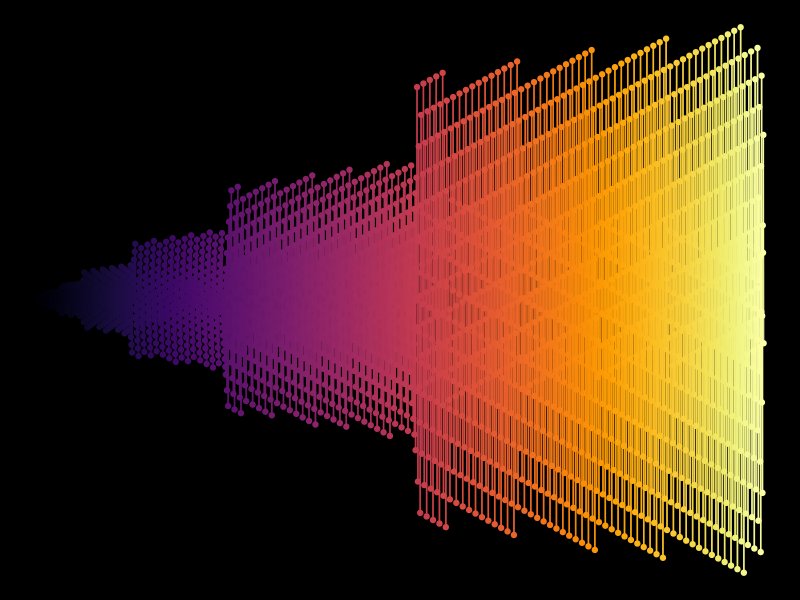
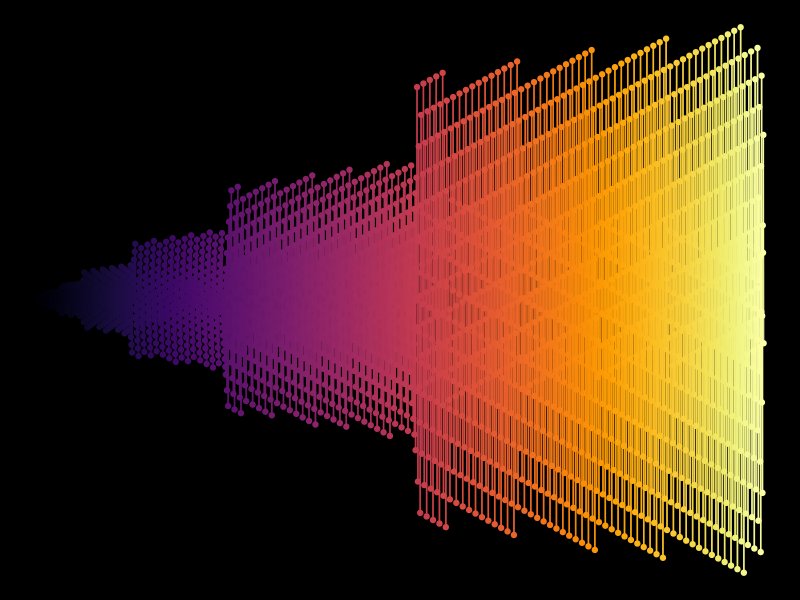

Write R code to recreate these figures, in order.
library(ggplot2); library(viridis)

df = data.frame(x=1:50^2, y=sin(pi*1:50^2), color=as.numeric(factor(rainbow(2500))))

ggplot(aes(x=x,y=y),  data=df) +
  geom_point(color=viridis(2500, option = 'inferno') ) +
  geom_line(color=viridis(2500, option = 'inferno'), alpha=.85) +
  theme_void() +
  theme(plot.background = element_rect(fill='black'), 
        panel.background = element_rect(fill='black', color = 'black'))

ggsave('diffuser/breakout_inferno.png')
